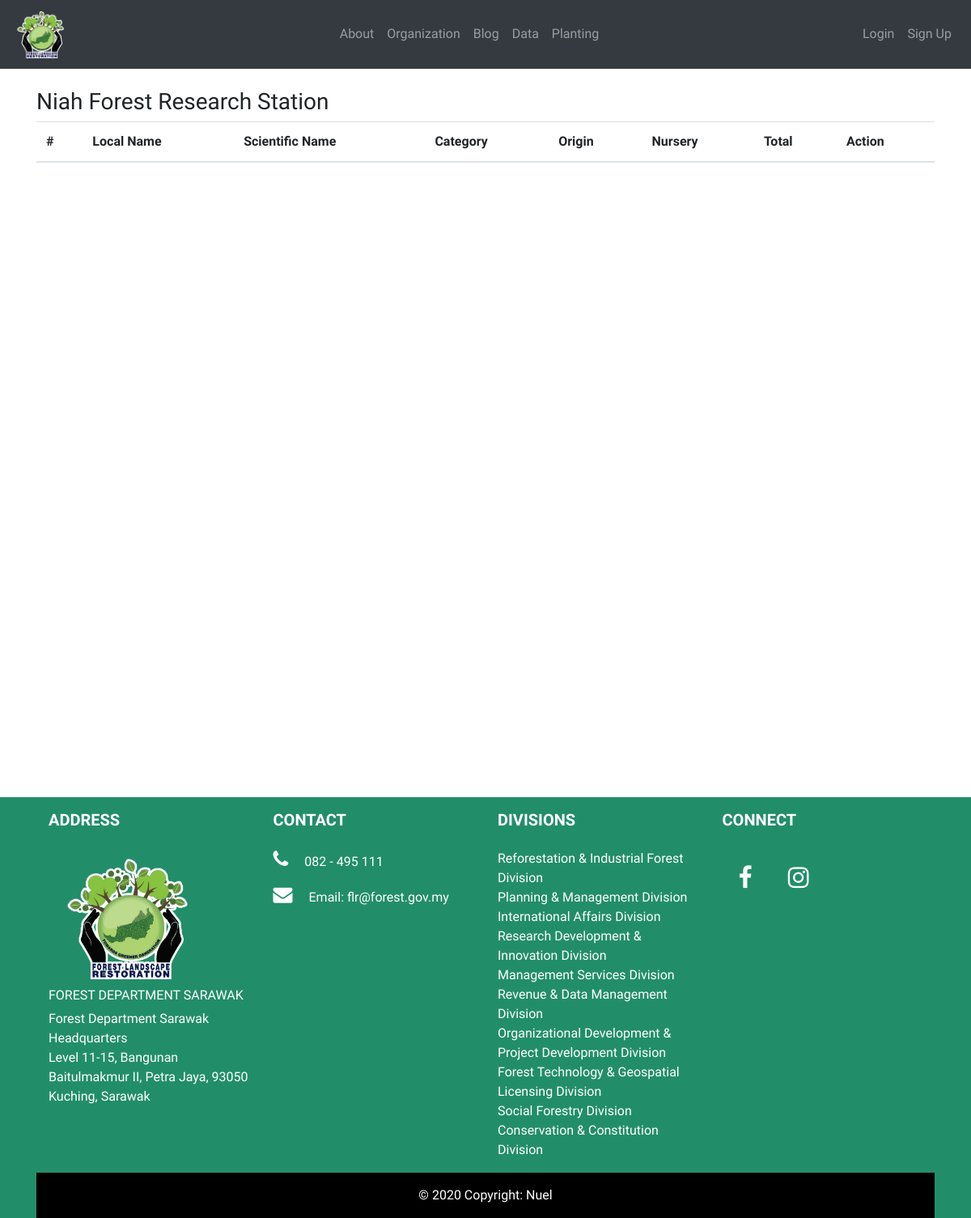
The app's page /data/niah_species/, older data.
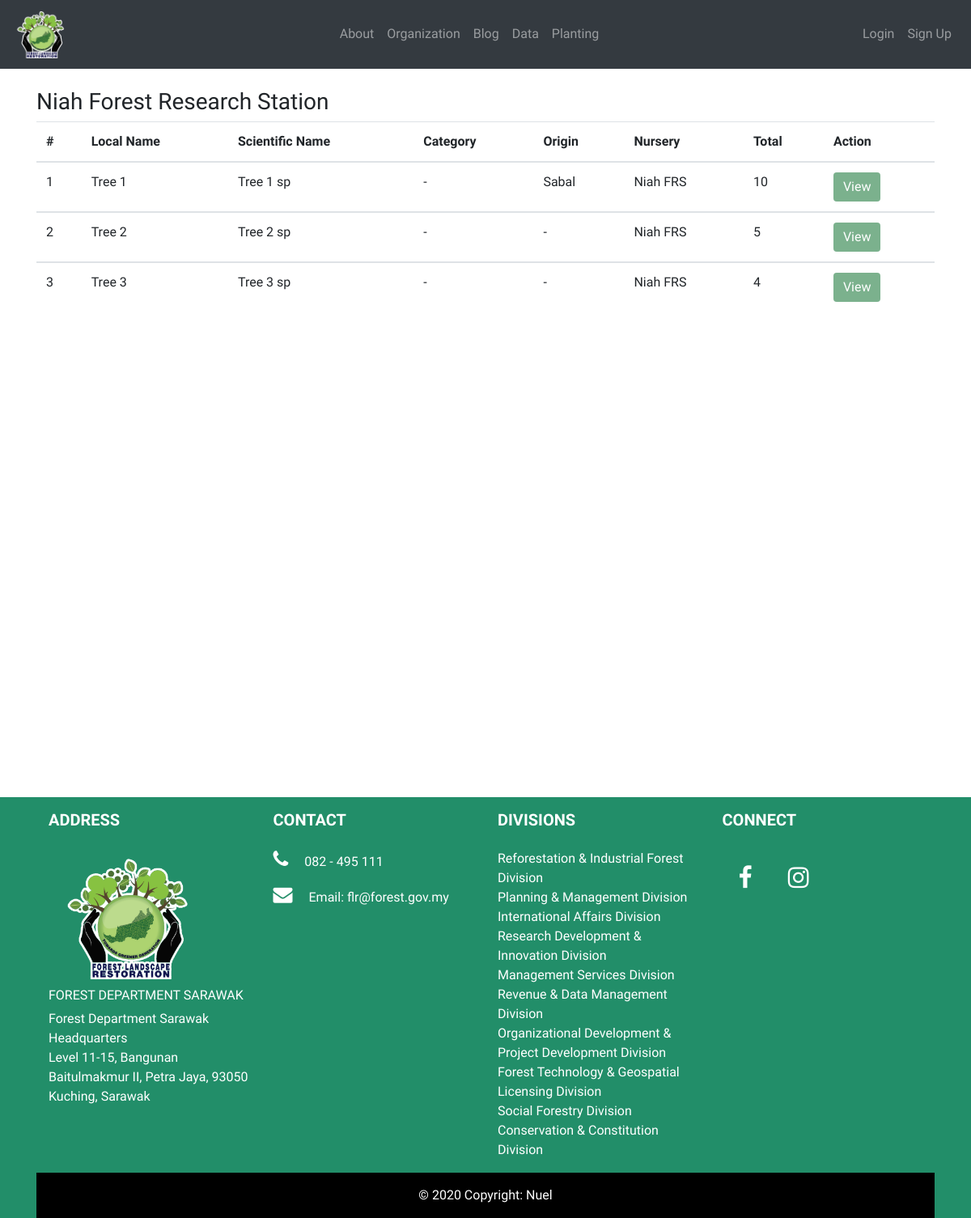
The same page, newer data.
### data/models.py (models this page shows, shortened)
class TreeSpeciesData(models.Model):
	date_input = models.DateTimeField(auto_now_add=True)
	tree_species_img = models.ImageField('Tree Species Image',null=True, blank=True, upload_to='tree_species_img/')
	local_name = models.CharField('Local Name', max_length=250)
	scientific_name = models.CharField(max_length=250, null=True)
	category = models.CharField(max_length=250, null=True)
	origin = models.CharField(max_length=250, null=True)
	quantity = models.IntegerField('Total', null=True)
	description = models.TextField(blank=True)
	nursery = models.CharField(max_length=250, blank=True)
	remarks = models.CharField(max_length=250, blank=True)

### data/views.py (the view)
# urls.py: path('niah_species/', views.niah_species, name='niah_species'),
def niah_species(request):
	all_tree_species = TreeSpeciesData.objects.all()
	niah_list = all_tree_species.filter(nursery__icontains='Niah')
	return render(request, 'data/_include/niah_species.html', {'niah_list':niah_list})

### data/templates/data/_include/niah_species.html
{% extends 'base.html' %}
{% block content %}
<div class="container" style="min-height: 100%">
	<br>
	<h3>Niah Forest Research Station</h3>
	<div class="table-responsive">
		<table class="table">
			<thead class="thead">
				<tr>
					<th scope="col">#</th>
					<th scope="col">Local Name</th>
					<th scope="col">Scientific Name</th>
					<th scope="col">Category</th>
					<th scope="col">Origin</th>
					<th scope="col">Nursery</th>
					<th scope="col">Total</th>
					<th scope="col">Action</th>
				</tr>
			</thead>
			{% for species in niah_list %}
			<tbody>
				<tr>
					<td>{{ forloop.counter }}</td>
					<td>{{ species.local_name }}</td>
					<td>{{ species.scientific_name }}</td>
					<td>{{ species.category }}</td>
					<td>{{ species.origin }}</td>
					<td>{{ species.nursery }}</td>
					<td>{{ species.quantity }}</td>
					<td><a href="{% url 'tree_species_view' species.pk %}"><button type="button" class="btn btn-info">View</button></a></td>
				</tr>
			</tbody>
			{% endfor %}
		</table>
	</div>
</div>
{% endblock %}

Row changes from the older to the newer data that the page shows:
added TreeSpeciesData: local_name "Tree 1", scientific_name "Tree 1 sp", category "-", origin "Sabal", nursery "Niah FRS", quantity "10"
added TreeSpeciesData: local_name "Tree 2", scientific_name "Tree 2 sp", category "-", origin "-", nursery "Niah FRS", quantity "5"
added TreeSpeciesData: local_name "Tree 3", scientific_name "Tree 3 sp", category "-", origin "-", nursery "Niah FRS", quantity "4"
